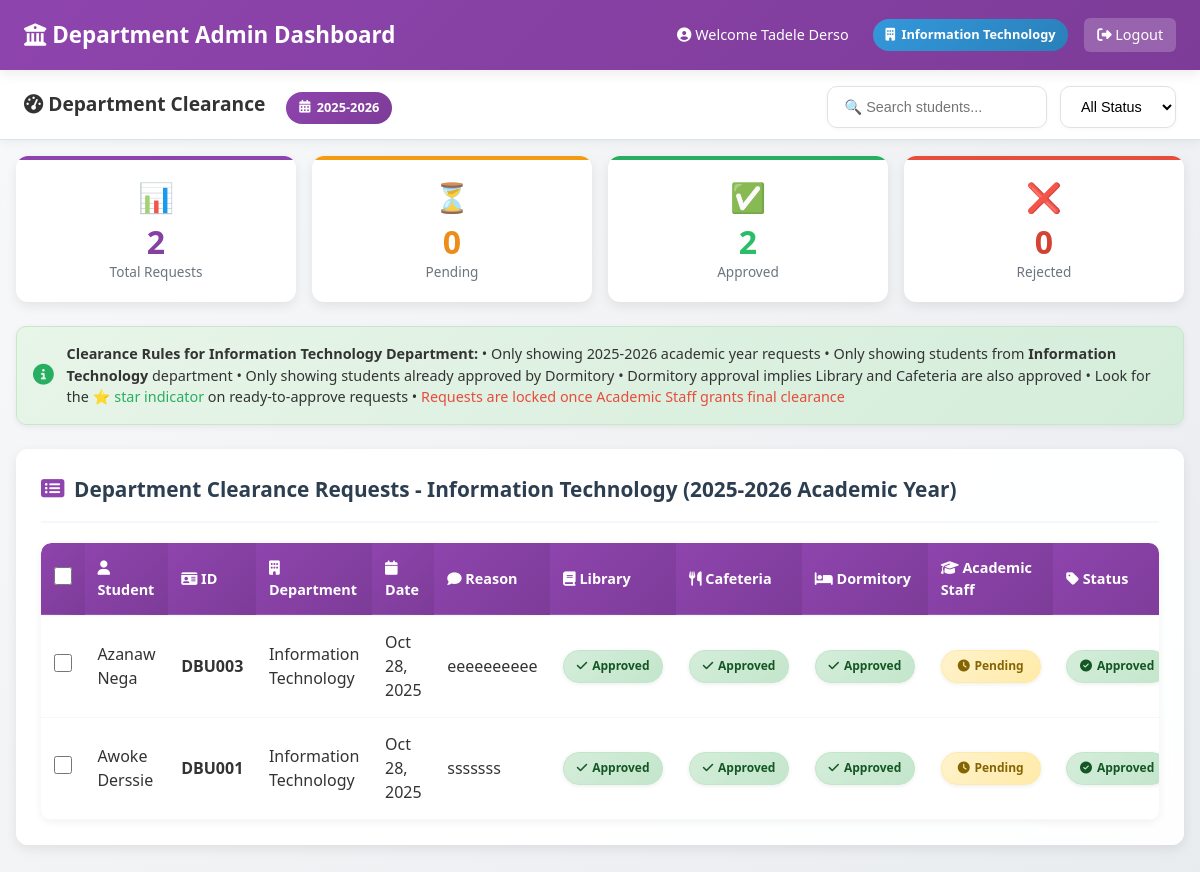
The app's page /admin/department/department_dashbord.php (signed in) with its own data.
### tables this page shows
CREATE TABLE `department_clearance` (
  `id` int(11) NOT NULL,
  `student_id` varchar(11) NOT NULL,
  `name` varchar(100) NOT NULL,
  `last_name` varchar(100) NOT NULL,
  `department` varchar(100) NOT NULL,
  `reason` text NOT NULL,
  `status` enum('pending','approved','rejected') DEFAULT 'pending',
  `requested_at` timestamp NOT NULL DEFAULT current_timestamp(),
  `reject_reason` text DEFAULT NULL,
  `academic_year` int(11) NOT NULL DEFAULT year(curdate())
);

### admin/department/department_dashbord.php (the view, shortened to what this page needs)
<?php
include '../../includes/db.php';
$admin_department = $_SESSION['admin_department'];
$current_year = date('Y');
$current_academic_year = $current_year . '-' . ($current_year + 1);
$stats_stmt = $conn->prepare("
    SELECT
        COUNT(*) as total,
        SUM(dc.status = 'pending') as pending,
        SUM(dc.status = 'approved') as approved,
        SUM(dc.status = 'rejected') as rejected
    FROM department_clearance dc
    INNER JOIN (
        SELECT student_id
        FROM dormitory_clearance
        WHERE status = 'approved'
        GROUP BY student_id
    ) dorm ON dc.student_id = dorm.student_id
    WHERE dc.academic_year = ? AND dc.department = ?
");
$stats_stmt->bind_param("ss", $current_academic_year, $admin_department);
$stats_stmt->execute();
$stats = $stats_stmt->get_result()->fetch_assoc();
$search = $_GET['search'] ?? '';
$status_filter = $_GET['status'] ?? 'all';
$main_query = "
    SELECT
        dc.*,
        CONCAT(dc.name, ' ', dc.last_name) as student_name,
        (SELECT status FROM library_clearance WHERE student_id = dc.student_id ORDER BY id DESC LIMIT 1) as library_status,
        (SELECT status FROM cafeteria_clearance WHERE student_id = dc.student_id ORDER BY id DESC LIMIT 1) as cafeteria_status,
        (SELECT status FROM dormitory_clearance WHERE student_id = dc.student_id ORDER BY id DESC LIMIT 1) as dormitory_status,
        (SELECT status FROM academicstaff_clearance WHERE student_id = dc.student_id ORDER BY id DESC LIMIT 1) as academic_status,
        (CASE
            WHEN dc.status = 'pending' AND
                 (SELECT status FROM dormitory_clearance WHERE student_id = dc.student_id ORDER BY id DESC LIMIT 1) = 'approved'
            THEN 1
            WHEN dc.status = 'pending' THEN 0
            ELSE 2
        END) as priority_order
    FROM department_clearance dc
    INNER JOIN (
        SELECT student_id
        FROM dormitory_clearance
        WHERE status = 'approved'
        GROUP BY student_id
    ) dorm ON dc.student_id = dorm.student_id
    WHERE dc.academic_year = ? AND dc.department = ?
";
$main_query .= " ORDER BY
    priority_order DESC,
    dc.status = 'pending' DESC,
    dc.requested_at DESC";
$main_stmt = $conn->prepare($main_query);
$param_types = 'ss';
$param_values = [$current_academic_year, $admin_department];
if (!empty($param_types)) {
    $main_stmt->bind_param($param_types, ...$param_values);
}
$main_stmt->execute();
$all_requests = $main_stmt->get_result();
?>
<!DOCTYPE html>
<html lang="en">
<head>
    <link rel="stylesheet" href="https://cdnjs.cloudflare.com/ajax/libs/font-awesome/6.4.0/css/all.min.css">
</head>
<body>
    <header class="admin-header">
        <h1 style="font-size: 1.4rem;"><i class="fas fa-university"></i> Department Admin Dashboard</h1>
        <div style="display: flex; align-items: center; gap: 1rem; font-size: 0.9rem;">
            <span><i class="fas fa-user-circle"></i> Welcome <?php echo htmlspecialchars($_SESSION['admin_name'] . ' ' . $_SESSION['admin_last_name']); ?></span>
            <span class="department-badge">
                <i class="fas fa-building"></i> <?php echo htmlspecialchars($admin_department); ?>
            </span>
            <a href="../logout.php" style="color: white; text-decoration: none; padding: 0.4rem 0.8rem; background: rgba(255,255,255,0.2); border-radius: 6px;">
                <i class="fas fa-sign-out-alt"></i> Logout
            </a>
        </div>
    </header>
    <nav class="admin-nav">
        <h2 style="font-size: 1.2rem; margin: 0;"><i class="fas fa-tachometer-alt"></i> Department Clearance
            <span class="academic-year-badge">
                <i class="fas fa-calendar-alt"></i> <?php echo $current_academic_year; ?>
            </span>
        </h2>
        <div class="filters">
            <input type="text" class="search-box" placeholder="🔍 Search students..."
                   name="search"
                   value="<?php echo htmlspecialchars($search); ?>"
                   onchange="this.form.submit()" form="filter-form">
            <select class="status-filter" name="status" onchange="this.form.submit()" form="filter-form">
                <option value="all" <?php echo $status_filter === 'all' ? 'selected' : ''; ?>>All Status</option>
            </select>
        </div>
    </nav>
    <div class="main-content">
        <div class="stats-container">
            <div class="stat-card total">
                <div class="stat-icon">📊</div>
                <div class="stat-number"><?php echo $stats['total'] ?? 0; ?></div>
                <div class="stat-label">Total Requests</div>
            </div>
            <div class="stat-card pending">
                <div class="stat-icon">⏳</div>
                <div class="stat-number"><?php echo $stats['pending'] ?? 0; ?></div>
                <div class="stat-label">Pending</div>
            </div>
            <div class="stat-card approved">
                <div class="stat-icon">✅</div>
                <div class="stat-number"><?php echo $stats['approved'] ?? 0; ?></div>
                <div class="stat-label">Approved</div>
            </div>
            <div class="stat-card rejected">
                <div class="stat-icon">❌</div>
                <div class="stat-number"><?php echo $stats['rejected'] ?? 0; ?></div>
                <div class="stat-label">Rejected</div>
            </div>
        </div>
        <div class="clearance-notice">
            <i class="fas fa-info-circle"></i>
            <div>
                <strong>Clearance Rules for <?php echo htmlspecialchars($admin_department); ?> Department:</strong>
                • Only showing <?php echo $current_academic_year; ?> academic year requests
                • Only showing students from <strong><?php echo htmlspecialchars($admin_department); ?></strong> department
                • Only showing students already approved by Dormitory
                • Dormitory approval implies Library and Cafeteria are also approved
                • Look for the <span style="color: var(--success);">⭐ star indicator</span> on ready-to-approve requests
                • <span style="color: var(--danger);">Requests are locked once Academic Staff grants final clearance</span>
            </div>
        </div>
        <div class="section">
            <div class="section-header">
                <h3 class="section-title">
                    <i class="fas fa-list-alt"></i>
                    Department Clearance Requests - <?php echo htmlspecialchars($admin_department); ?>
                    (<?php echo $current_academic_year; ?> Academic Year)
                </h3>
            </div>
            <?php if ($all_requests->num_rows > 0): ?>
                <form id="bulkActionForm" method="POST">
                    <div class="table-container">
                        <table>
                            <thead>
                                <tr>
                                    <th class="checkbox-cell">
                                        <input type="checkbox" id="selectAll" onchange="toggleSelectAll(this)">
                                    </th>
                                    <th><i class="fas fa-user"></i> Student</th>
                                    <th><i class="fas fa-id-card"></i> ID</th>
                                    <th><i class="fas fa-building"></i> Department</th>
                                    <th><i class="fas fa-calendar"></i> Date</th>
                                    <th><i class="fas fa-comment"></i> Reason</th>
                                    <th><i class="fas fa-book"></i> Library</th>
                                    <th><i class="fas fa-utensils"></i> Cafeteria</th>
                                    <th><i class="fas fa-bed"></i> Dormitory</th>
                                    <th><i class="fas fa-graduation-cap"></i> Academic Staff</th>
                                    <th><i class="fas fa-tag"></i> Status</th>
                                </tr>
                            </thead>
                            <tbody>
                                <?php while ($request = $all_requests->fetch_assoc()):
                                    $library_status = $request['library_status'] ?? 'not_requested';
                                    $cafeteria_status = $request['cafeteria_status'] ?? 'not_requested';
                                    $dormitory_status = $request['dormitory_status'] ?? 'not_requested';
                                    $academic_status = $request['academic_status'] ?? 'pending';
                                    $is_locked = ($academic_status === 'approved');
                                ?>
                                <tr class="<?php echo $is_locked ? 'locked-row' : ''; ?>">
                                    <td class="checkbox-cell">
                                        <?php if (!$is_locked): ?>
                                            <input type="checkbox" name="selected_requests[]" value="<?php echo $request['id']; ?>"
                                                   class="request-checkbox" onchange="updateBulkActions()">
                                        <?php else: ?>
                                            <input type="checkbox" disabled title="Request locked - Final clearance granted">
                                        <?php endif; ?>
                                    </td>
                                    <td>
                                        <?php echo htmlspecialchars($request['student_name']); ?>
                                    </td>
                                    <td><strong><?php echo htmlspecialchars($request['student_id']); ?></strong></td>
                                    <td><?php echo htmlspecialchars($request['department']); ?></td>
                                    <td><?php echo date('M j, Y', strtotime($request['requested_at'])); ?></td>
                                    <td><?php echo !empty($request['reason']) ? htmlspecialchars($request['reason']) : '-'; ?></td>
                                    <td>
                                        <span class="clearance-badge clearance-<?php echo $library_status; ?>" title="Library: <?php echo ucfirst($library_status); ?>">
                                            <i class="fas fa-<?php
                                                echo $library_status === 'approved' ? 'check' :
                                                     ($library_status === 'pending' ? 'clock' :
                                                     ($library_status === 'rejected' ? 'times' : 'question'));
                                            ?>"></i>
                                            <?php echo ucfirst($library_status); ?>
                                        </span>
                                    </td>
                                    <td>
                                        <span class="clearance-badge clearance-<?php echo $cafeteria_status; ?>" title="Cafeteria: <?php echo ucfirst($cafeteria_status); ?>">
                                            <i class="fas fa-<?php
                                                echo $cafeteria_status === 'approved' ? 'check' :
                                                     ($cafeteria_status === 'pending' ? 'clock' :
                                                     ($cafeteria_status === 'rejected' ? 'times' : 'question'));
                                            ?>"></i>
                                            <?php echo ucfirst($cafeteria_status); ?>
                                        </span>
                                    </td>
                                    <td>
                                        <span class="clearance-badge clearance-<?php echo $dormitory_status; ?>" title="Dormitory: <?php echo ucfirst($dormitory_status); ?>">
                                            <i class="fas fa-<?php
                                                echo $dormitory_status === 'approved' ? 'check' :
                                                     ($dormitory_status === 'pending' ? 'clock' :
                                                     ($dormitory_status === 'rejected' ? 'times' : 'question'));
                                            ?>"></i>
                                            <?php echo ucfirst($dormitory_status); ?>
                                        </span>
                                    </td>
                                    <td>
                                        <?php if ($academic_status === 'approved'): ?>
                                            <span class="finalized-badge" title="Final clearance granted by Academic Staff">
                                                <i class="fas fa-lock"></i>
                                                Finalized
                                            </span>
                                        <?php else: ?>
                                            <span class="clearance-badge clearance-<?php echo $academic_status; ?>" title="Academic Staff: <?php echo ucfirst($academic_status); ?>">
                                                <i class="fas fa-<?php
                                                    echo $academic_status === 'approved' ? 'check' :
                                                         ($academic_status === 'pending' ? 'clock' :
                                                         ($academic_status === 'rejected' ? 'times' : 'question'));
                                                ?>"></i>
                                                <?php echo ucfirst($academic_status); ?>
                                            </span>
                                        <?php endif; ?>
                                    </td>
                                    <td>
                                        <span class="status-badge status-<?php echo $request['status']; ?>">
                                            <?php if ($request['status'] === 'pending'): ?>
                                                <i class="fas fa-clock"></i>
                                            <?php elseif ($request['status'] === 'approved'): ?>
                                                <i class="fas fa-check-circle"></i>
                                            <?php else: ?>
                                                <i class="fas fa-times-circle"></i>
                                            <?php endif; ?>
                                            <?php echo ucfirst($request['status']); ?>
                                        </span>
                                    </td>
                                </tr>
                                <?php endwhile; ?>
                            </tbody>
                        </table>
                    </div>
                </form>
            <?php endif; ?>
        </div>
    </div>
</body>
</html>

### records on screen
department_clearance: student_name "Azanaw Nega", student "DBU003", department "Information Technology", requested_at "Oct 28, 2025", reason "eeeeeeeeee", library_status "Approved", cafeteria_status "Approved", dormitory_status "Approved", academic_status "Pending", status "Approved"
department_clearance: student_name "Awoke Derssie", student "DBU001", department "Information Technology", requested_at "Oct 28, 2025", reason "sssssss", library_status "Approved", cafeteria_status "Approved", dormitory_status "Approved", academic_status "Pending", status "Approved"

### other values on screen
$_SESSION['admin_name'] . ' ' . $_SESSION['admin_last_name'] "Tadele Derso"
$admin_department "Information Technology"
$stats['total'] "2"
$stats['pending'] "0"
$stats['approved'] "2"
$stats['rejected'] "0"
